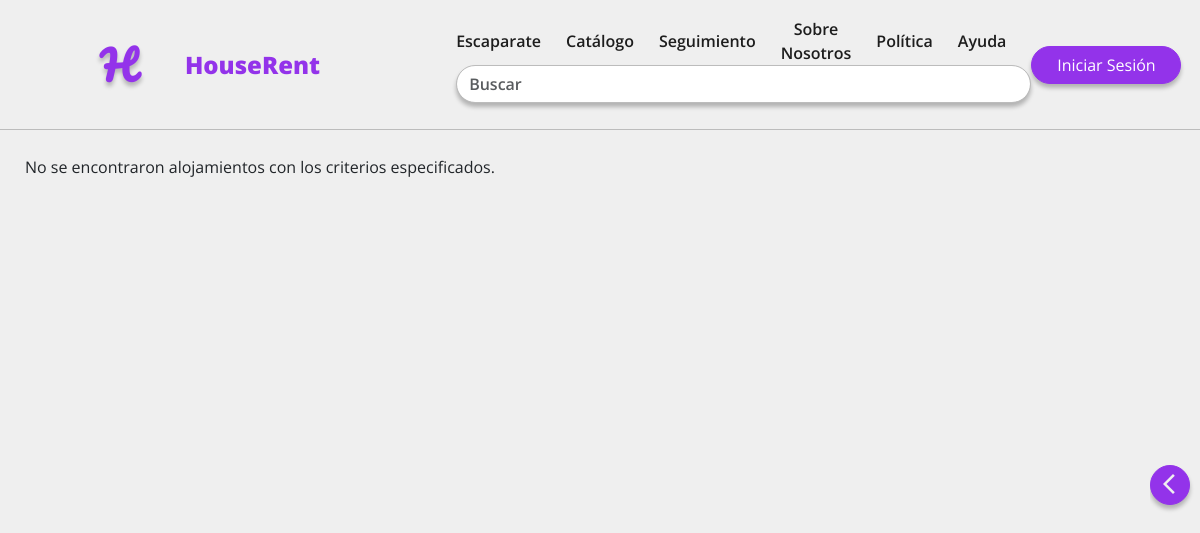
/catalogo/?name=&type=&min_capacity=&max_capacity=&min_price=&max_price=&start_date=&end_date=&country=&region=&city=&pcode=&min_rating=, run on an earlier commit of the app's database.
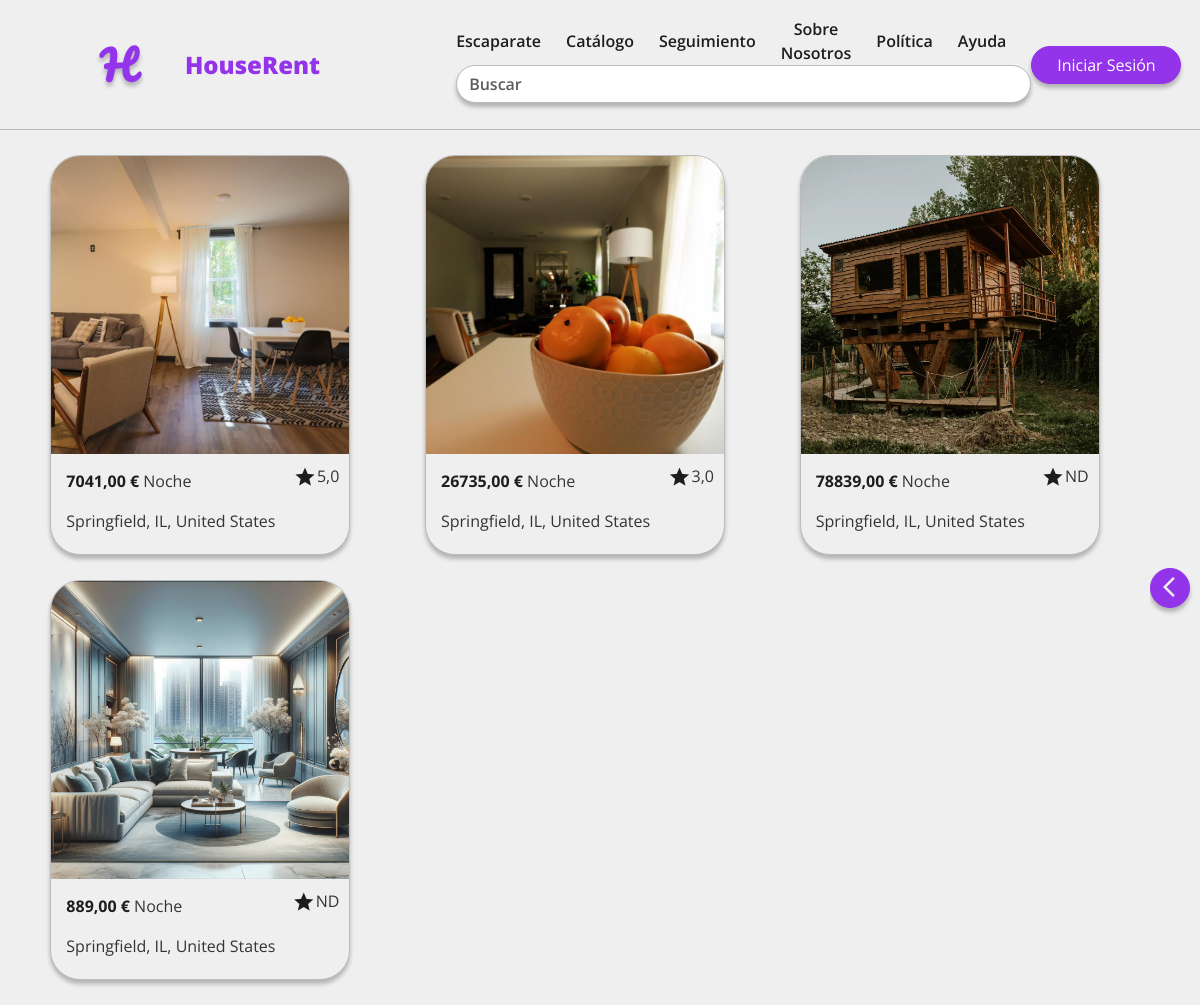
And on a later commit of the database.
### apps/core/models.py (models this page shows, shortened)
class Accommodation(models.Model):
    name = models.CharField(max_length=256, blank=False, null=False)
    description = models.TextField(max_length=1024, blank=False, null=False)
    capacity = models.PositiveIntegerField(blank=False, null=False, default=1)
    owner = models.ForeignKey(CustomUser, on_delete=models.CASCADE, blank=False, null=False)
    price = models.DecimalField(decimal_places=2, max_digits=8, blank=False, null=False, validators=[MinValueValidator(0)], help_text='Ingresa un valor positivo')
    address = models.ForeignKey(Address, on_delete=models.CASCADE, blank=False, null=False)
    category = models.CharField(max_length=16, choices=Category.choices(), blank=False, null=False)
    service = models.ManyToManyField(Service, blank=True)
    creation_date = models.DateField(auto_now_add=True, blank=False, null=False)
    modification_date = models.DateField(auto_now=True, blank=False, null=False)
    is_active = models.BooleanField(default=True, blank=False, null=False)
    @property
    def average_rating(self):
        return self.comments.aggregate(models.Avg('rating'))['rating__avg']
    class Meta:
        verbose_name = "Alojamiento"
        verbose_name_plural = "Alojamientos"
        indexes = [
            models.Index(fields=['name']),
            models.Index(fields=['owner']),
            models.Index(fields=['category']),
        ]

class Image(models.Model):
    title = models.TextField(max_length=64, blank=False, null=False)
    order = models.PositiveIntegerField(blank=False, null=False)
    image = models.ImageField(
        upload_to="images/",
        blank=False,
        null=False,
        validators=[
            FileExtensionValidator(allowed_extensions=['jpg', 'png', 'jpeg'])
        ]
    )
    alt = models.CharField(max_length=256, blank=False, null=False)
    publication_date = models.DateField(auto_now=True, blank=False, null=False)
    accommodation = models.ForeignKey(Accommodation, on_delete=models.CASCADE, blank=False, null=False)
    class Meta:
        verbose_name = "Imagen"
        verbose_name_plural = "Imágenes"
        unique_together = ('accommodation', 'order')

class Address(models.Model):
    street_number = models.CharField(max_length=8, blank=False, null=False)
    address_line = models.TextField(blank=False, null=False)
    city = models.CharField(max_length=256, blank=False, null=False)
    region = models.CharField(max_length=256, blank=False, null=False)
    country = CountryField(blank_label='(seleccionar país)', blank=False, null=False)
    postal_code = models.CharField(max_length=16, blank=False, null=False)
    class Meta:
        verbose_name = "Dirección"
        verbose_name_plural = "Direcciones"
        indexes = [
            models.Index(fields=['city']),
            models.Index(fields=['region']),
            models.Index(fields=['postal_code'])
        ]

### apps/core/views.py (the view, shortened to what this page needs)
# urls.py: path('',views.news,name='home'),
def home(request):
    accommodations = Accommodation.objects.all().filter(is_active=True).annotate(
        is_booked=Value(False, output_field=BooleanField()),
        is_favorite=Value(False, output_field=BooleanField())
    )
    if request.user.is_authenticated:
        favorite = Favorite.objects.filter(accommodation=OuterRef('pk'), user=request.user)
        accommodations = accommodations.annotate(
            is_favorite=Exists(favorite)
        )
    name_query = request.GET.get('name')
    type_query = request.GET.get('type')
    min_capacity = request.GET.get('min_capacity')
    max_capacity = request.GET.get('max_capacity')
    min_price = request.GET.get('min_price')
    max_price = request.GET.get('max_price')
    start_date = request.GET.get('start_date')
    end_date = request.GET.get('end_date')
    country_query = request.GET.get('country')
    region_query = request.GET.get('region')
    city_query = request.GET.get('city')
    postal_code_query = request.GET.get('pcode')
    services_query = request.GET.getlist('services')
    min_rating = request.GET.get('min_rating')
    try:
        start_date = datetime.strptime(start_date, '%Y-%m-%d') if start_date else None
    except ValueError:
        start_date = None
    try:
        end_date = datetime.strptime(end_date, '%Y-%m-%d') if end_date else None
    except ValueError:
        end_date = None
    try:
        min_capacity = int(min_capacity) if min_capacity else None
    except ValueError:
        min_capacity = None
    try:
        max_capacity = int(max_capacity) if max_capacity else None
    except ValueError:
        max_capacity = None
    try:
        min_price = float(min_price) if min_price else None
    except ValueError:
        min_price = None
    try:
        max_price = float(max_price) if max_price else None
    except ValueError:
        max_price = None
    if start_date and end_date and start_date > end_date:
        end_date = None
    if min_capacity and max_capacity and min_capacity > max_capacity:
        max_capacity = None
    if min_price and max_price and min_price > max_price:
        max_price = None
    valid_query_params = {
        'name': name_query or '',
        'type': type_query or '',
        'min_capacity': min_capacity if min_capacity is not None else '',
        'max_capacity': max_capacity if max_capacity is not None else '',
        'min_price': min_price if min_price is not None else '',
        'max_price': max_price if max_price is not None else '',
        'start_date': start_date.strftime('%Y-%m-%d') if start_date else '',
        'end_date': end_date.strftime('%Y-%m-%d') if end_date else '',
        'country': country_query or '',
        'region': region_query or '',
        'city': city_query or '',
        'pcode': postal_code_query or '',
        'min_rating': min_rating if min_rating is not None else '',
        'services': services_query  # Mantén services como una lista
    }
    valid_query_string = urlencode(valid_query_params, doseq=True)
    current_query_string = request.GET.urlencode()
    if current_query_string != valid_query_string:
        return HttpResponseRedirect(f'{request.path}?{valid_query_string}')
    if name_query:
        accommodations = accommodations.filter(name__icontains=name_query)
    if type_query:
        accommodations = accommodations.filter(category=Category.get_readable_name(type_query))
    if min_capacity:
        accommodations = accommodations.filter(capacity__gte=min_capacity)
    if max_capacity:
        accommodations = accommodations.filter(capacity__lte=max_capacity)
    if min_price:
        accommodations = accommodations.filter(price__gte=min_price)
    if max_price:
        accommodations = accommodations.filter(price__lte=max_price)
    if country_query:
        accommodations = accommodations.filter(address__country__icontains=country_query)
    if region_query:
        accommodations = accommodations.filter(address__region__icontains=region_query)
    if city_query:
        accommodations = accommodations.filter(address__city__icontains=city_query)
    if postal_code_query:
        accommodations = accommodations.filter(address__postal_code__icontains=postal_code_query)
    if services_query:
        accommodations = accommodations.filter(service__id__in=services_query).distinct()
    if min_rating:
        accommodations = [accommodation for accommodation in accommodations if (accommodation.average_rating or 0) >= float(min_rating)]
    for accommodation in accommodations:
        accommodation.first_image = Image.objects.filter(accommodation=accommodation, order=1).first()
    es_propietario=request.user.groups.filter(name="Propietarios").exists()
    tipos = Category.choices()
    servicios = Service.objects.all()
    context = {
        'accommodations': accommodations,
        'propietario': es_propietario,
        'types': tipos,
        'services': servicios,
        'today': date.today(),
        'propietario':es_propietario,
    }
    return render(request, 'core/home.html', context)

### apps/core/enums.py (called while the page is built)
    @classmethod
    def choices(cls):
        return tuple((i.name, i.value) for i in cls)

### templates/core/home.html (shortened to what this page needs)
{% extends 'base_generic.html' %}
{% load static %}
{% block content %}
<div class="row page-container">
    <div class="col accommodation-container">
        <div class="row" id="accommodation-row">
            {% for accommodation in accommodations %}
                <div class="col card-container">
                    <div class="card {% if accommodation.is_booked %}booked{% endif %}">
                        {% if accommodation.first_image %}
                            <div class="card-img-container">
                                <img src="{{ accommodation.first_image.image.url }}" alt="{{ accommodation.first_image.alt }}" class="card-img-top">
                            </div>
                        {% endif %}
                        <div class="card-body">
                            <p class="card-text"><b class="price"> {{ accommodation.price }} € </b> Noche</p>
                            <p class="card-text">{{ accommodation.address.city }}, {{ accommodation.address.region }}, {{ accommodation.address.country.name }}</p>
                            <div class="rating">
                                <span class="material-symbols-outlined rating-star">
                                </span>
                                <p class="card-text">{{ accommodation.average_rating|default:"ND" }}</p>
                            </div>
                        </div>
                    </div>
                </div>
            {% empty %}
                <div class="col-12">
                    <p>No se encontraron alojamientos con los criterios especificados.</p>
                </div>
            {% endfor %}
        </div>
    </div>
    <div class="col-md-3 filter-form-container">
        <button id="toggle-btn" class="btn toggle-btn">
            <span class="material-symbols-outlined toggle-icon">
            </span>
        </button>
    </div>
</div>
{% endblock %}

What changed in the data, as far as the page shows it:
added Accommodation: first_image.image (picture), price "7041,00", address.city "Springfield", address.region "IL", address.country.name "United States", average_rating "5,0"
added Accommodation: first_image.image (picture), price "26735,00", address.city "Springfield", address.region "IL", address.country.name "United States", average_rating "3,0"
added Accommodation: first_image.image (picture), price "78839,00", address.city "Springfield", address.region "IL", address.country.name "United States", average_rating "ND"
added Accommodation: first_image.image (picture), price "889,00", address.city "Springfield", address.region "IL", address.country.name "United States", average_rating "ND"
Also different on the page:
text no longer shown: "No se encontraron alojamientos con los criterios especificados."
